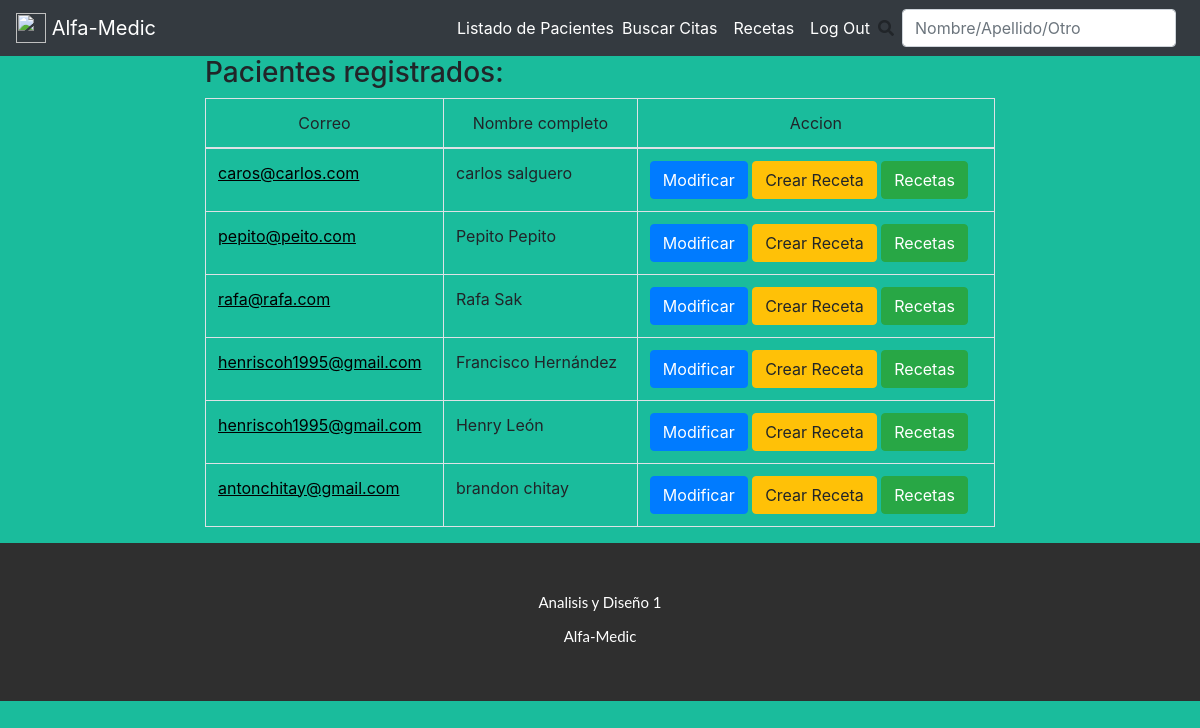
Before: /listado_pacientes/ (signed in) with the older database file.
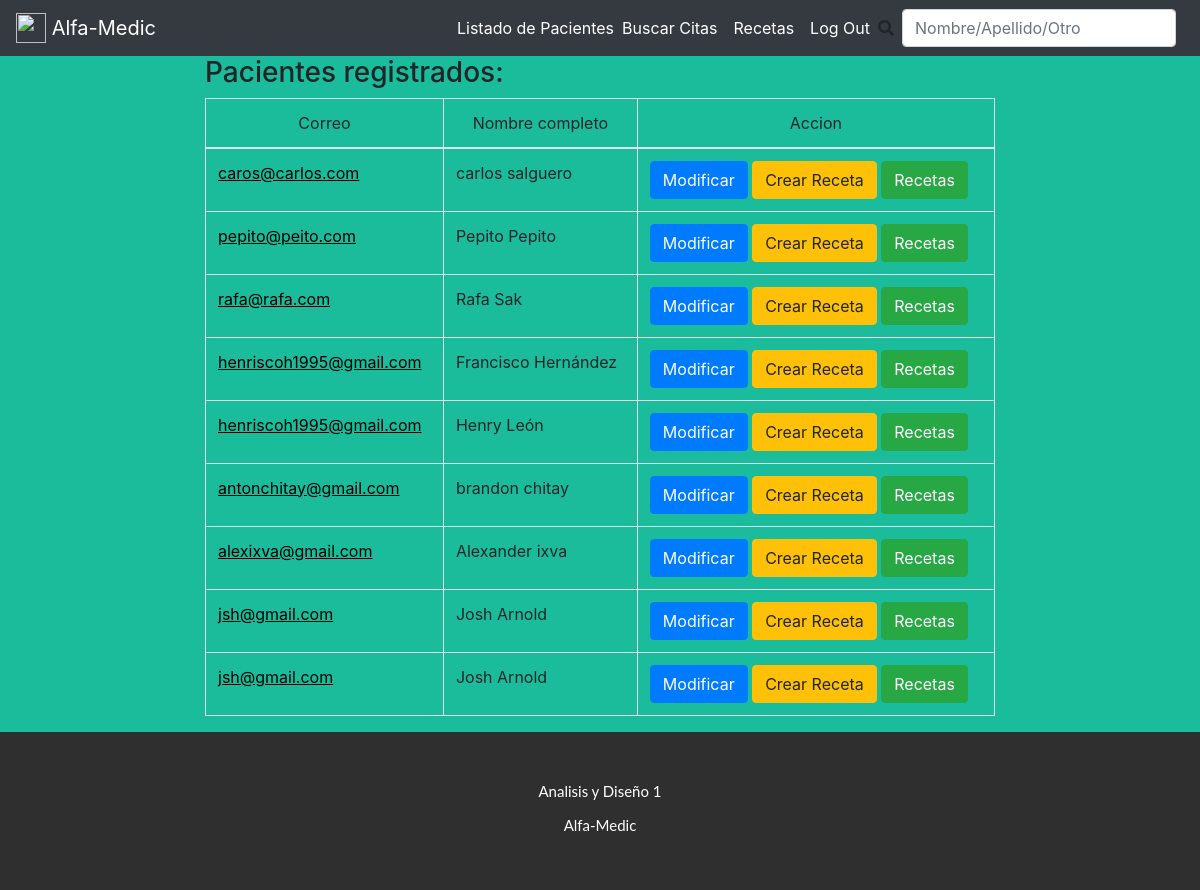
After: the same page with the newer database file.
### users/models.py (models this page shows, shortened)
class Paciente(models.Model):
    GENERO_OPCIONES = [
        ('MASCULINO', 'Masculino'),
        ('FEMENINO', 'Femenino'),
    ]
    nombre = models.CharField(max_length=100)
    apellido = models.CharField(max_length=100)
    telefono = models.CharField(max_length=50, blank=True, null=True)
    telefono_emergencia = models.CharField(max_length=50, blank=True, null=True)
    correo = models.CharField(max_length=100)
    fecha_nacimiento = models.DateField() #DateField(input_formats=settings.DATE_INPUT_FORMATS, null=True, blan=True) para introducir la fecha dd-mm-DDDD
    direccion = models.CharField(max_length=200)
    descripccion = models.CharField(max_length=500, blank=True, null=True)
    sexo = models.CharField(max_length=10, choices=GENERO_OPCIONES, default='FEMENINO')

### users/views.py (the view)
# urls.py: path('listado_pacientes/', listado_pacientes, name='listado_pacientes'),
def listado_pacientes(request):
    if request.user.is_authenticated:
        pacientes=Paciente.objects.all()
        data={
            'lista_pacientes':pacientes
        }
        return render(request, 'users/listado_pacientes.html',data)
    else:
        return redirect('notFound')

### templates/users/listado_pacientes.html (shortened to what this page needs)
{%extends '_base.html'%}
{% block content %}
<div class="row" >
    <div class="col"></div>
    <div class="col-8" >
	<h3>
		Pacientes registrados:
	</h3>
	{% if lista_pacientes %}
	<table class="table table-bordered">
		<thead>
			<tr>
				<td style="text-align: center;">Correo</td>
				<td style="text-align: center;">Nombre completo </td>
				<td style="text-align: center;">Accion </td>
			</tr>
		</thead>
		<tbody>
			{% for paciente in lista_pacientes %}
			<tr>
				<td ><a style="color: black; " href="{% url 'detalle_paciente' paciente.correo %}"><u>{{ paciente.correo }}</u></a></td>
				<td>{{ paciente.nombre }}         {{ paciente.apellido }}</td>
				<td>
					<a class="btn btn-primary" href="{% url 'modificar_paciente' paciente.correo %}">Modificar</a>
					<a class="btn btn-warning" href="{% url 'ingresar_receta_off' paciente.pk %}">Crear Receta</a>
					<a class="btn btn-success" href="{% url 'recetas'%}">Recetas</a>
				</td>
			</tr>
			{% endfor %}
			{% endif %}
		</tbody>
	</table>
</div>
<div class="col"></div>
</div>
{% endblock %}

Changed rows visible on the page:
added Paciente: correo "alexixva@gmail.com", nombre "Alexander", apellido "ixva"
added Paciente: correo "jsh@gmail.com", nombre "Josh", apellido "Arnold"
added Paciente: correo "jsh@gmail.com", nombre "Josh", apellido "Arnold"
